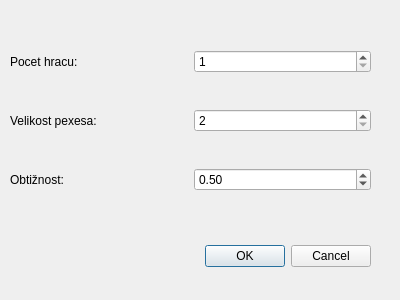
<?xml version="1.0" encoding="UTF-8"?>
<ui version="4.0">
 <class>config</class>
 <widget class="QDialog" name="config">
  <property name="geometry">
   <rect>
    <x>0</x>
    <y>0</y>
    <width>400</width>
    <height>300</height>
   </rect>
  </property>
  <property name="windowTitle">
   <string>Dialog</string>
  </property>
  <widget class="QDialogButtonBox" name="buttonBox">
   <property name="enabled">
    <bool>true</bool>
   </property>
   <property name="geometry">
    <rect>
     <x>30</x>
     <y>240</y>
     <width>341</width>
     <height>32</height>
    </rect>
   </property>
   <property name="orientation">
    <enum>Qt::Horizontal</enum>
   </property>
   <property name="standardButtons">
    <set>QDialogButtonBox::Cancel|QDialogButtonBox::Ok</set>
   </property>
  </widget>
  <widget class="QWidget" name="">
   <property name="geometry">
    <rect>
     <x>10</x>
     <y>20</y>
     <width>361</width>
     <height>201</height>
    </rect>
   </property>
   <layout class="QGridLayout" name="gridLayout">
    <item row="0" column="0">
     <widget class="QLabel" name="label_3">
      <property name="text">
       <string>Pocet hracu:</string>
      </property>
     </widget>
    </item>
    <item row="1" column="0">
     <widget class="QLabel" name="label">
      <property name="toolTip">
       <string>&lt;html&gt;&lt;head/&gt;&lt;body&gt;&lt;p&gt;Pexeso je vždy čtvercové...&lt;/p&gt;&lt;p&gt;Nastavujete velikost hrany.&lt;/p&gt;&lt;/body&gt;&lt;/html&gt;</string>
      </property>
      <property name="text">
       <string>Velikost pexesa:</string>
      </property>
     </widget>
    </item>
    <item row="1" column="1">
     <widget class="QSpinBox" name="velikost">
      <property name="minimum">
       <number>2</number>
      </property>
      <property name="maximum">
       <number>10</number>
      </property>
      <property name="singleStep">
       <number>2</number>
      </property>
     </widget>
    </item>
    <item row="2" column="0">
     <widget class="QLabel" name="label_2">
      <property name="toolTip">
       <string>0- nejtěžší, 1- nejlehčí</string>
      </property>
      <property name="text">
       <string>Obtižnost:</string>
      </property>
     </widget>
    </item>
    <item row="2" column="1">
     <widget class="QDoubleSpinBox" name="obtiznost">
      <property name="maximum">
       <double>1.000000000000000</double>
      </property>
      <property name="singleStep">
       <double>0.100000000000000</double>
      </property>
      <property name="value">
       <double>0.500000000000000</double>
      </property>
     </widget>
    </item>
    <item row="0" column="1">
     <widget class="QSpinBox" name="pHracu">
      <property name="minimum">
       <number>1</number>
      </property>
     </widget>
    </item>
   </layout>
  </widget>
 </widget>
 <resources/>
 <connections>
  <connection>
   <sender>buttonBox</sender>
   <signal>accepted()</signal>
   <receiver>config</receiver>
   <slot>accept()</slot>
   <hints>
    <hint type="sourcelabel">
     <x>248</x>
     <y>254</y>
    </hint>
    <hint type="destinationlabel">
     <x>157</x>
     <y>274</y>
    </hint>
   </hints>
  </connection>
  <connection>
   <sender>buttonBox</sender>
   <signal>rejected()</signal>
   <receiver>config</receiver>
   <slot>reject()</slot>
   <hints>
    <hint type="sourcelabel">
     <x>316</x>
     <y>260</y>
    </hint>
    <hint type="destinationlabel">
     <x>286</x>
     <y>274</y>
    </hint>
   </hints>
  </connection>
 </connections>
</ui>
